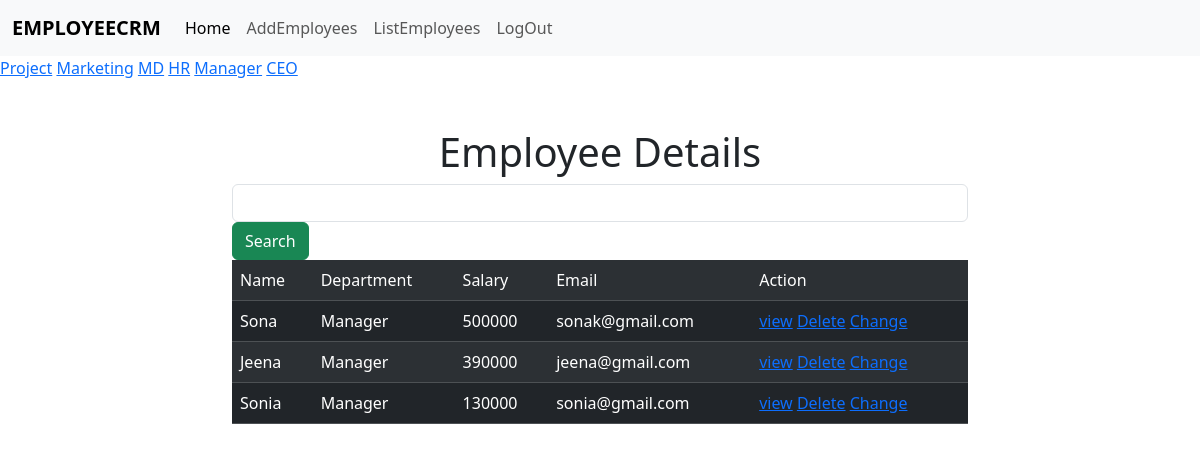
Screenshot of /employees/all?department=Manager (signed in) with the database file from the repository.
### crm/models.py (models this page shows, shortened)
class Employees(models.Model):
    name=models.CharField(max_length=200)
    department=models.CharField(max_length=200 )
    salary=models.PositiveIntegerField()
    email=models.EmailField(unique=True)
    age=models.PositiveIntegerField()
    contact=models.CharField(max_length=200,null=True)
    profile_pic=models.ImageField(upload_to="images",null=True,blank=True)
    dob=models.DateField(null=True,blank=True)

### crm/views.py (the view, shortened to what this page needs)
# urls.py: path("employees/all",views.EmployeeListView.as_view(),name="emp-all"),
@method_decorator (signin_required,name="dispatch")
class EmployeeListView(View):
    def get(self,request,*args,**kwargs):
            qs=Employees.objects.all()
            departments=Employees.objects.all().values_list("department",flat=True).distinct()
            print(departments)
            if "department" in request.GET:
                dept=request.GET.get("department")
                qs=qs.filter(department=dept)
            return render(request,"emp_list.html",{"data":qs,"departments":departments})

### crm/views.py (called while the page is built)
def signin_required(fn):
    def wrapper(request,*args,**kwargs):
        if not request.user.is_authenticated:
            messages.error(request,"invalid session")
            return redirect("signin")
        else:
            return fn(request,*args,**kwargs)
    return wrapper

### crm/templates/emp_list.html (shortened to what this page needs)
{%extends 'base.html'%}
{%block body_block%}
<div>
    {%for dept in departments%}
    <a href="{%url 'emp-all'%}?department={{dept}}">{{dept}}</a>
    {%endfor%}
</div>
    <div class="container mt-5">
        <div class="row">
            <div class="col-2"></div>
            <div class="col-8">
            <form action="" method="post">
                <h1 class="text-center">Employee Details</h1>
            <input type="text" name="box" class="form-control me-2">
            <button type="submit" class="btn btn-success">Search</button>
            </div>
        </div>
    </div>
    <div class="container">
        <div class="row">
            <div class="col-2"></div>
            <div class="col-8">
                <table class="table table-dark table-striped caption-top">
                    <tr>
                        <td>Name</td>
                        <td>Department</td>
                        <td>Salary</td>
                        <td>Email</td>
                        <td>Action</td>
                    </tr>
                    {%for emp in data%}
                    <tr>
                        <td>{{emp.name}}</td>
                        <td>{{emp.department}}</td>
                        <td>{{emp.salary}}</td>
                        <td>{{emp.email}}</td>
                        <td>
                            <a href="{%url 'emp-details' emp.id%}">view</a>
                            <a href="{%url 'emp-delete' emp.id%}">Delete</a>
                            <a href="{%url 'emp-edit' emp.id%}">Change</a>
                        </td>
                    </tr>
                    {%endfor%}
                </table>
            </div>
            <div class="col-2"></div>
        </div>
    </div>
    {%endblock%}

### rows the page displays
Employees: name "Sona", department "Manager", salary "500000", email "sonak@gmail.com"
Employees: name "Jeena", department "Manager", salary "390000", email "jeena@gmail.com"
Employees: name "Sonia", department "Manager", salary "130000", email "sonia@gmail.com"

### other values shown
{{ dept }} "Project" "Marketing" "MD" "HR" "Manager" "CEO"
